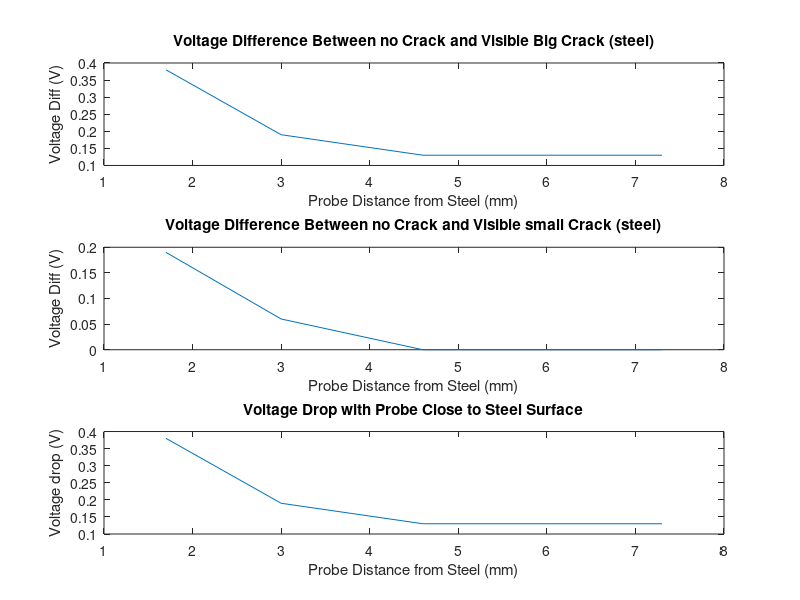

Here is the MATLAB script that generated this plot:
close all; clear all;
%Distance Dependence
dist = [1.7 3 4.6 6 7.3;
				8.06 8.25 8.31 8.31 8.31;
				8.25 8.31 8.31 8.31 8.31;
				8.44 8.44 8.44 8.44 8.44;];
figure(2)
subplot(3,1,1)
plot(dist(1,:), abs(dist(2,:)-dist(4,:)))
xlabel('Probe Distance from Steel (mm)');
ylabel('Voltage Diff (V)')
title('Voltage Difference Between no Crack and Visible Big Crack (steel)')

subplot(3,1,2)
plot(dist(1,:), abs(dist(2,:)-dist(3,:)))
xlabel('Probe Distance from Steel (mm)');
ylabel('Voltage Diff (V)')
title('Voltage Difference Between no Crack and Visible small Crack (steel)')

subplot(3,1,3)
plot(dist(1,:), 8.44 - dist(2,:))
xlabel('Probe Distance from Steel (mm)');
ylabel('Voltage drop (V)')
title('Voltage Drop with Probe Close to Steel Surface')

